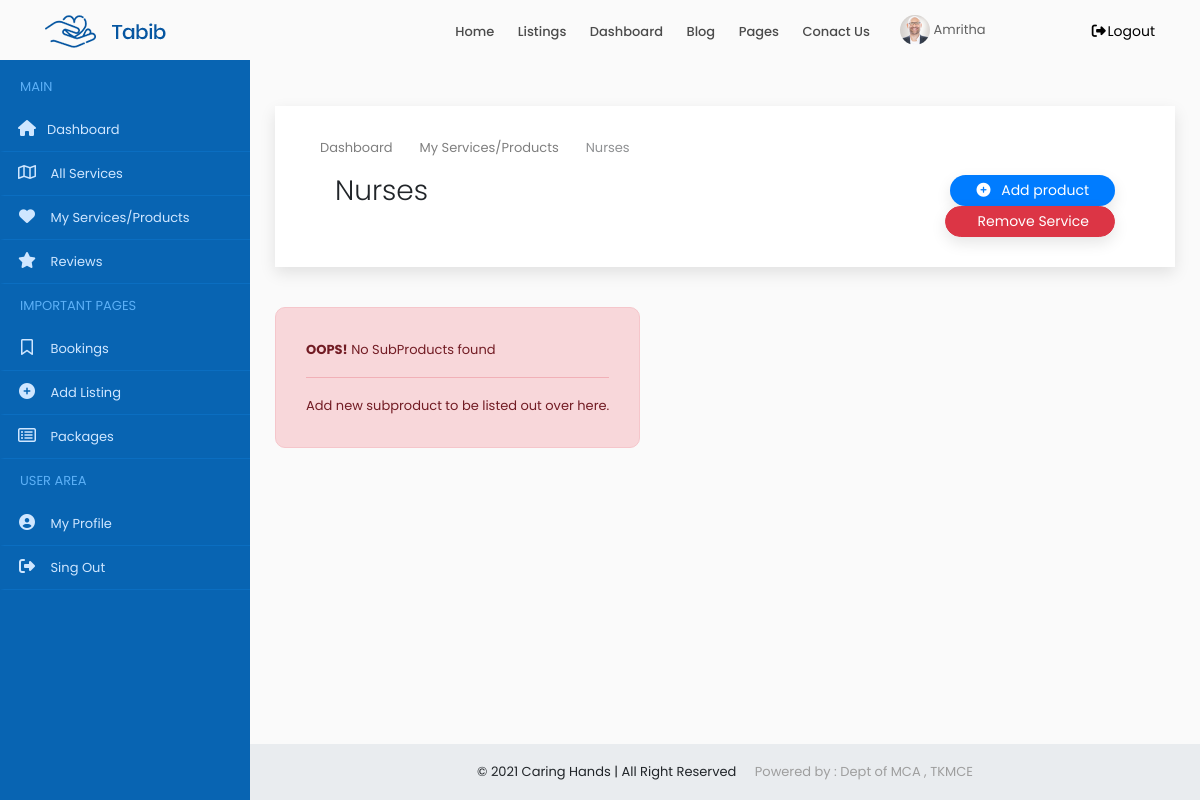
The app's page /provider/service/product/3 (signed in), older data.
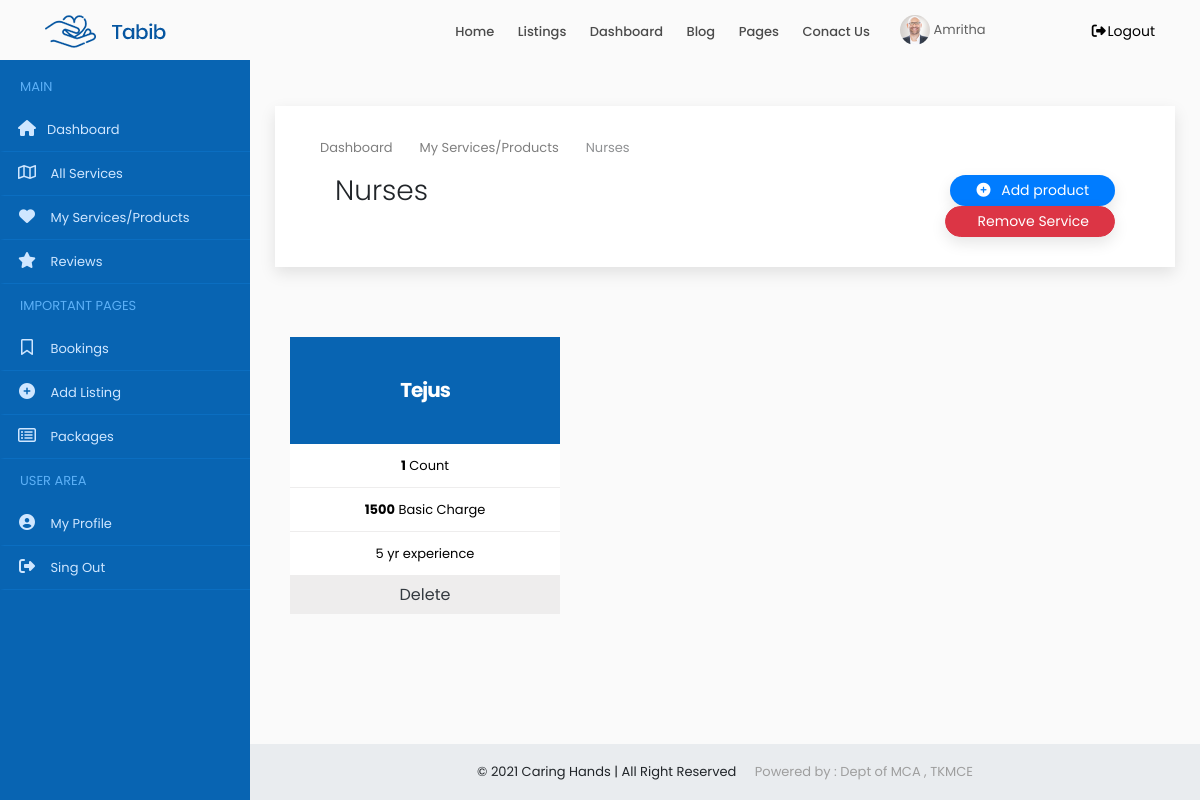
The same page, newer data.
### accounts/models.py (models this page shows, shortened)
class Users(models.Model):
    user = models.ForeignKey(User,on_delete=models.CASCADE)
    name = models.CharField(max_length=150)
    email = models.EmailField(max_length=200,null=True, blank=True)
    organization = models.CharField(max_length=250,null=True, blank=True)
    mob = models.CharField(max_length=12)
    sex = models.CharField(max_length=10,choices=gender,default='Male')
    house = models.CharField(max_length=100,null=True, blank=True)
    street1 =models.CharField(max_length=100,null=True, blank=True)
    street2 =models.CharField(max_length=100,null=True, blank=True)
    city = models.CharField(max_length=100,null=True, blank=True)
    district = models.CharField(max_length=100,null=True, blank=True)
    state = models.CharField(max_length=100,null=True,choices=states, blank=True)
    pin = models.CharField(max_length=100,null=True,blank=True)
    age = models.IntegerField(null=True, blank=True)
    type = models.CharField(max_length=20,choices=user_type)
    approval = models.CharField(max_length=20,choices=approval_choices,default='Pending')
    document = models.FileField(upload_to='documents',null=True, blank=True)

class ProviderService(models.Model):
    user = models.ForeignKey(Users,on_delete=models.CASCADE,null=True, blank=True)
    service = models.ForeignKey(Service, on_delete=models.CASCADE,null=True, blank=True)
    count = models.IntegerField(null=True, blank=True)
    cost = models.IntegerField()

class Service(models.Model):
    category = models.CharField(max_length=250)
    providers = models.IntegerField(null=True, blank=True)
    users = models.IntegerField(null=True, blank=True)

class SubProduct(models.Model):
    service = models.ForeignKey(ProviderService, on_delete=models.CASCADE,null=True, blank=True)
    name = models.CharField(max_length=250)
    count = models.IntegerField(null=True, blank=True)
    cost = models.IntegerField()
    details = models.TextField(null=True, blank=True)

### accounts/views.py (the view, shortened to what this page needs)
# urls.py: path('provider/service/product/<id>',Product.as_view(), name='product'),
class Product(View):
    def get(self,request,id):
        x = ProviderCheck(request)
        if x == True:
            user = request.user
            account = Users.objects.get(user=user)
            ps = ProviderService.objects.get(id=id)
            sp = SubProduct.objects.filter(service__user=account,service=ps)
            form =  AddSubProductForm()
            context = {'account': account,'ps': ps,'sp':sp,'form': form}
            return render(request,'provider/product.html',context)
        else:
            return redirect('home')

### accounts/functions.py (called while the page is built)
def ProviderCheck(request):
    user = request.user
    if user.is_authenticated:
        try:
            u = Users.objects.get(user=user)
            if u.type == 'service_provider':
                return (True)
            else:
                return (False)
        except:
            return (False)
    else:
        return (False)

### accounts/templates/provider/product.html (shortened to what this page needs)
{% extends 'common/dashboard_main.html' %}
{% load static %}
{% block content %}
{% include 'common/header.html' %}
{% include 'provider/sidenav.html' %}
<div class="content-wrapper">
<div class="container-fluid overflow-hidden">
    <div class="row margin-tb-90px margin-lr-10px sm-mrl-0px">
        <div id="page-title" class="padding-30px background-white full-width box-shadow">
            <div class="container">
                <ol class="breadcrumb opacity-5">
                    <li><a href="{% url 'home' %}">Dashboard</a></li>
                    <li><a href="{% url 'my_services' %}">My Services/Products</a></li>
                    <li class="active">{{ps.service.category|title}}</li>
                </ol>
                <div class="container-fluid">
                    <div class="row">
                        <div class="col-6">
                            <h1 class="font-weight-300">{{ps.service.category|title}}</h1>
                        </div>
                        <div class="col-6">
                            <div class="text-right">
                                <a href="#" class=" btn btn-sm border-radius-30  text-white background-second-color  box-shadow  padding-lr-25px margin-left-30px" data-toggle="modal" data-target="#addproduct"><i class="fas fa-plus-circle  margin-right-7px"></i> Add product</a>
                                                    {% load widget_tweaks %}
                                <a href="#" class=" btn btn-sm border-radius-30  text-white btn-danger  box-shadow  padding-lr-25px margin-left-30px" data-toggle="modal" data-target="#delservice"> Remove Service</a>
                            </div>
                        </div>
                    </div>
                </div>
            </div>
        </div>
        <div class="container-fluid">
            <div class="row" style="margin-top:40px">
                {% for i in sp %}
                <div class="col-lg-4 col-md-4  col-sm-6 sm-mb-40px wow fadeInUp" data-wow-delay="0.2s" style="visibility: visible; animation-delay: 0.2s; animation-name: fadeInUp;margin-top: 30px;">
                    <a href="">
                        <div class="pricing hover-effect">
                            <div class="pricing-head text-center">
                                <h3 class="font-weight-700 padding-40px background-main-color margin-0px text-white">
                                    <span class=" z-index-2 position-relative d-block">{{i.name|title}}
                                    </span>
                                </h3>
                            </div>
                            <ul class="pricing-content text-center list-unstyled background-white">
                                <li><strong>{{i.count}}</strong> Count</li>
                                <li><strong>{{i.cost}}</strong> Basic Charge</li>
                                <li>{{i.details}}</li>
                            </ul>
                            <div class="pricing-footer">
                                <a href="{% url 'remove_product' i.id %}" class="btn btn-block background-grey-1 text-dark rounded-0">Delete</a>
                            </div>
                        </div>
                    </a>
                </div>
                {% empty %}
                <div class="alert alert-danger  margin-bottom-35px border-radius-10 padding-30px">
                    <strong>OOPS!</strong> No SubProducts found
                    <hr>
                    <p class="margin-0px">Add new subproduct to be listed out over here.</p>
                </div>
                {% endfor %}
            </div>
        </div>
    </div>
</div>
{% include 'common/small_footer.html' %}
</div>
{% endblock %}

### accounts/templates/common/dashboard_main.html (shortened to what this page needs)
{% load static %}
<!DOCTYPE html>
<html lang="en-US">
<head>
    <link rel="stylesheet" href="{% static 'assets/css/animate.css' %}" />
    <link href="{% static 'assets/css/owl.carousel.css' %}" rel="stylesheet">
    <link href="{% static 'assets/css/owl.theme.css' %}" rel="stylesheet">
    <link rel="stylesheet" href="{% static 'assets/css/bootstrap.min.css' %}">
    <link rel="stylesheet" href="{% static 'assets/css/hover-min.css' %}">
    <link rel="stylesheet" href="{% static 'assets/css/flag-icon.min.css' %}">
    <link rel="stylesheet" href="{% static 'assets/css/style.css' %}">
    <link rel="stylesheet" href="{% static 'assets/css/colors/main.css' %}">
    <link rel="stylesheet" href="{% static 'assets/css/elegant_icon.css' %}">
    <link rel="stylesheet" href="{% static 'assets/css/sb-admin.css' %}">
    <link rel="stylesheet" href="https://unpkg.com/@icon/themify-icons/themify-icons.css">
    <link rel="stylesheet" href="https://cdnjs.cloudflare.com/ajax/libs/font-awesome/6.0.0-beta2/css/all.min.css" />
</head>
<body>
    {% block content %}
    {% endblock %}
</body>
</html>

### accounts/templates/common/header.html (shortened to what this page needs)
{% load static %}
<header>
    <div id="fixed-header-dark" class="header-output fixed-header">
        <div class="container header-in">
            <div class="row">
                <div class="col-lg-2 col-md-12">
                    <a id="logo" href="{% url 'index' %}" class="d-inline-block margin-tb-15px"><img
                            src="{% static 'assets/img/logo-1.png' %}" alt=""></a>
                </div>
                <div class="col-lg-7 col-md-12 position-inherit">
                    <ul id="menu-main" class="nav-menu float-lg-right link-padding-tb-20px">
                        <li><a href="{% url 'index' %}">Home</a>
                        </li>
                        <li class="has-dropdown"><a href="#">Listings</a>
                        </li>
                        <li class="has-dropdown"><a href="#">Dashboard</a>
                        </li>
                        <li class="has-dropdown"><a href="#">Blog</a>
                        </li>
                        <li class="has-dropdown"><a href="#">Pages</a>
                        </li>
                        <li><a href="page-contact-us.html">Conact Us</a></li>
                    </ul>
                </div>
                <div class="col-lg-3 col-md-12">
                    {% if request.user.is_authenticated %}
                    <a href="{% url 'home' %}" class="margin-top-15px d-inline-block text-grey-3 margin-right-15px"><img src="{% static 'assets/img/testimonial-3.png' %}" class="height-30px border-radius-30" alt=""> {{account.name|title}}</a>
                    <a href="{% url 'logout' %}" class="margin-tb-20px d-inline-block text-up-small float-left float-lg-right" data-toggle="modal" data-target="#exampleModal"><i class="fa fa-fw fa-sign-out-alt"></i>Logout</a>
                    {% else %}
                    <a href="{% url 'login' %}" class="margin-tb-20px d-inline-block text-up-small float-left float-lg-right"><i class="far fa-user"></i> Login</a>
                    {% endif %}
                </div>
            </div>
        </div>
    </div>
</header>

### accounts/templates/provider/sidenav.html
<nav class="navbar navbar-expand-lg navbar-dark z-index-9  fixed-top" id="mainNav">
    <div class="collapse navbar-collapse" id="navbarResponsive">
        <ul class="navbar-nav navbar-sidenav background-main-color admin-nav" id="admin-nav">
            <li class="nav-item">
                <span class="nav-title-text">Main</span>
            </li>
            <li class="nav-item" data-toggle="tooltip" data-placement="right" title="Dashboard">
                <a class="nav-link" href="{% url 'home' %}">
                    <i class="fas fa-fw fa-home"></i><span class="nav-link-text">Dashboard</span>
                </a>
            </li>
            <li class="nav-item" data-toggle="tooltip" data-placement="right" title="My items">
                <a class="nav-link" href="{% url 'available_services' %}">
            <i class="far fa-fw fa-map"></i>
            <span class="nav-link-text">All Services</span>
          </a>
            </li>
            <li class="nav-item" data-toggle="tooltip" data-placement="right" title="My Favorites">
                <a class="nav-link" href="{% url 'my_services' %}">
            <i class="fa fa-fw fa-heart"></i>
            <span class="nav-link-text">My Services/Products</span>
          </a>
            </li>
            <li class="nav-item" data-toggle="tooltip" data-placement="right" title="Reviews">
                <a class="nav-link" href="dashboard-reviews.html">
            <i class="fa fa-fw fa-star"></i>
            <span class="nav-link-text">Reviews</span>
          </a>
            </li>
            <li class="nav-item">
                <span class="nav-title-text">Important Pages</span>
            </li>
            <li class="nav-item" data-toggle="tooltip" data-placement="right" title="Bookings">
                <a class="nav-link" href="dashboard-bookings.html">
                    <i class="far fa-fw fa-bookmark"></i>
                    <span class="nav-link-text">Bookings</span>
                </a>
            </li>
            <li class="nav-item" data-toggle="tooltip" data-placement="right" title="Add Listing">
                <a class="nav-link" href="dashboard-add-listing.html">
                    <i class="fa fa-fw fa-plus-circle"></i>
                    <span class="nav-link-text">Add Listing</span>
                </a>
            </li>
            <li class="nav-item" data-toggle="tooltip" data-placement="right" title="Packages">
                <a class="nav-link" href="dashboard-packages.html">
                    <i class="far fa-fw fa-list-alt"></i>
                    <span class="nav-link-text">Packages</span>
                </a>
            </li>
            <li class="nav-item">
                <span class="nav-title-text">User Area</span>
            </li>
            <li class="nav-item" data-toggle="tooltip" data-placement="right" title="My Profile">
                <a class="nav-link" href="dashboard-my-profile.html">
                    <i class="fa fa-fw fa-user-circle"></i>
                    <span class="nav-link-text">My Profile</span>
                </a>
            </li>
            <li class="nav-item" data-toggle="tooltip" data-placement="right" title="Sing Out">
                <a class="nav-link" href="{% url 'logout' %}" data-toggle="modal" data-target="#exampleModal">
                    <i class="fa fa-fw fa-sign-out-alt"></i>
                    <span class="nav-link-text">Sing Out</span>
                </a>
            </li>
        </ul>
    </div>
</nav>

### accounts/templates/common/small_footer.html
<footer class="sticky-footer">
    <div class="container">
        <div class="text-center">
            <span>© 2021 Caring Hands | All Right Reserved <a class="text-grey-2 margin-left-15px" href="https://www.tkmce.ac.in" target="_blank">Powered by : Dept of MCA , TKMCE</a></span>
        </div>
    </div>
</footer>

### static/assets/css/colors/main.css (style rules this page uses)
.background-main-color { background-color: #0864b2; }
.background-second-color { background-color: #007cff; }

### static/assets/css/sb-admin.css (style rules this page uses)
html { position: relative; min-height: 100%; }
body { overflow-x: hidden; }
.content-wrapper { min-height: calc(100vh - 56px); padding-top: 1rem; }
#mainNav .navbar-collapse { overflow: auto; max-height: 75vh; }
#mainNav .navbar-collapse .navbar-nav .nav-item .nav-link { cursor: pointer; }
.admin-nav { padding: 5px 0px 10px 0px ; }
.admin-nav .nav-title-text { padding: 10px 20px 10px 20px; display: block; text-transform: uppercase; color: #5cb0f7 }
.admin-nav > li > a { padding: 15px 15px 15px 15px; border-bottom: 1px solid #0b6ec1 ; border-left: 4px solid #0864b2; }
.admin-nav > li > a .fa-fw { margin-right: 10px; font-size: 16px; }
@media (min-width: 992px) { #mainNav .navbar-collapse { overflow: visible; max-height: none; } }
@media (min-width: 992px) { #mainNav .navbar-collapse .navbar-sidenav { padding-bottom: 100px; position: absolute; top: 0; left: 0; overflow-x: hidden; overflow-y: auto; -webkit-flex-direction: column; -ms-flex-direction: column; flex-direction: column; margin-top: 60px; } }
@media (min-width: 992px) { #mainNav .navbar-collapse .navbar-sidenav > .nav-item { width: 250px; padding: 0; } }
@media (min-width: 992px) { #mainNav .navbar-collapse .navbar-sidenav > .nav-item > .nav-link { padding: 10px 1em 10px 1em; } }
@media (min-width: 992px) { #mainNav.fixed-top .navbar-sidenav { height: calc(100vh); } }
.content-wrapper { overflow-x: hidden; }
@media (min-width: 992px) { .content-wrapper { margin-left: 250px; } }
#mainNav.navbar-dark .navbar-collapse .navbar-sidenav > .nav-item > .nav-link { color: #cfe6ff; }
footer.sticky-footer { position: absolute; right: 0; bottom: 0; width: 100%; height: 56px; background-color: #e9ecef; line-height: 55px; }
@media (min-width: 992px) { footer.sticky-footer { width: calc(100% - 250px); } }

Row changes from the older to the newer data that the page shows:
added SubProduct: name "Tejus", count "1", cost "1500", details "5 yr experience"
Text that changed along with them:
text no longer shown: "OOPS! No SubProducts found Add new subproduct to be listed out over here."
